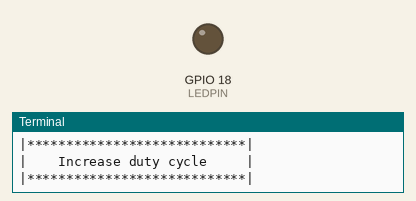
The program below on a simulated Raspberry Pi (BCM pin numbers). Shown: output pins drawn as LEDs (lit = HIGH), the last lines printed to the terminal.

Above: at 0.05 s.
At 1.2 s:
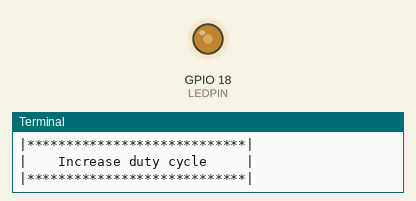
At 2.35 s:
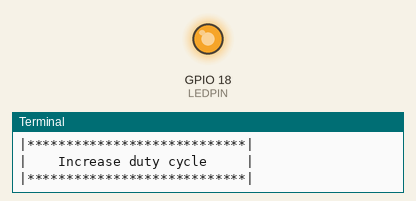
At 4.7 s:
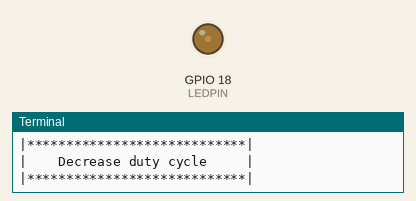
Timing chart, 0 to 6.8 s (numbered marks = the images above):
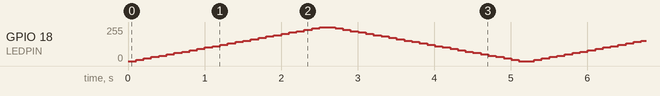

The program:

breathing_led.py
```python
#!/usr/bin/python
###########################################################################
#Filename      :breathing_led.py
#Description   :Breathing LED
#Author        :alan
#Website       :www.osoyoo.com
#Update        :2017/06/26
############################################################################

import RPi.GPIO as GPIO
import time

#set BCM_GPIO 18(GPIO1) as LED pin
LEDPIN = 18

#print message at the begining
def print_message():
    print ('|**********************************|')
    print ('|           Breath LED             |')
    print ('|  ----------------------------    |')
    print ('|      LED Connected to GPIO18     |')
    print ('|  ----------------------------    |')
    print ('|                                  |')
    print ('|                                  |')
    print ('|**********************************|\n')
    print ('Program is running...')
    print ('Please press Ctrl+C to end the program...')
    pass

#setup function
def setup():
    global p
    GPIO.setwarnings(False)
    #set the gpio modes to BCM numbering
    GPIO.setmode(GPIO.BCM)
    #set all LedPin's mode to output,and initial level to LOW(0V)
    GPIO.setup(LEDPIN,GPIO.OUT,initial=GPIO.LOW)

    #set LEDPIN as PWM output,and frequency=100Hz
    p = GPIO.PWM(LEDPIN,100)
    #set p begin with value 0
    p.start(0)
    pass

#main function
def main():
    #print info
    print_message()
    while True:
        print("|****************************|")
        print("|    Increase duty cycle     |")
        print("|****************************|")
        #increase duty cycle from 0 to 100
        for dc in range(0,101,4):
            #change duty cycle to dc
            p.ChangeDutyCycle(dc)
            time.sleep(0.1)
            pass
        print("|****************************|")
        print("|    Decrease duty cycle     |")
        print("|****************************|")
        #decrease duty cycle from 100 to 0
        for dc in range(100,-1,-4):
            #change duty cycle to dc
            p.ChangeDutyCycle(dc)
            time.sleep(0.1)
            pass
        pass
    pass

#define a destroy function for clean up everything after the script finished
def destroy():
    #stop p
    p.stop()
    #turn off led
    GPIO.output(LEDPIN,GPIO.LOW)
    #release resource
    GPIO.cleanup()
    pass

# When Script is executed run these functions:
if __name__ == '__main__':
    setup()
    try:
            main()
    #when 'Ctrl+C' is pressed,child program destroy() will be executed.
    except KeyboardInterrupt:
        destroy()
        pass
    pass
```
